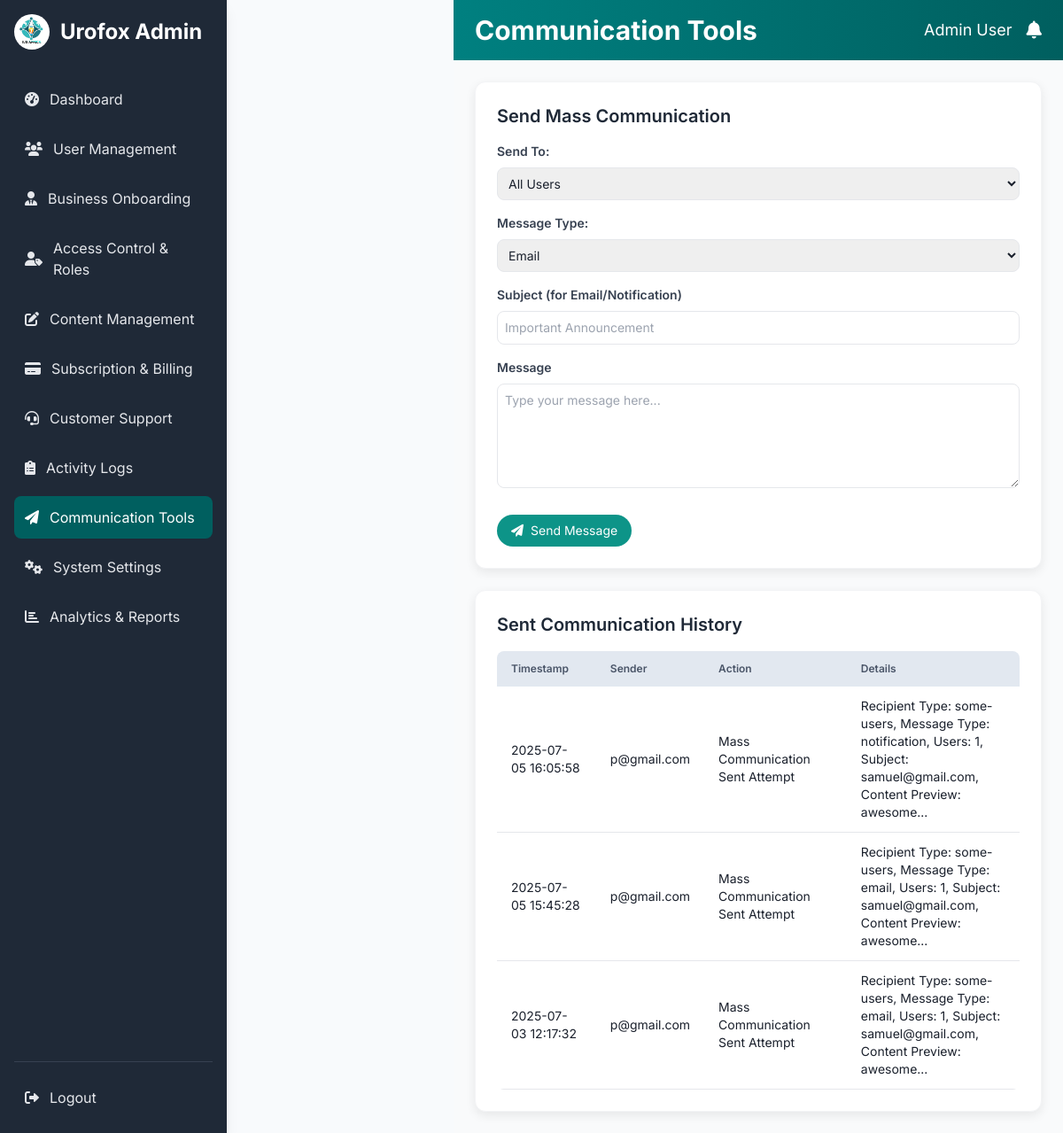
The app's page /admin/communication_tools (signed in) with its own data.
### app.py (models this page shows, shortened)
class ActivityLog(db.Model):
    id = db.Column(db.Integer, primary_key=True)
    user_id = db.Column(db.Integer, db.ForeignKey('user.id'), nullable=True)
    user_email = db.Column(db.String(120), nullable=True)
    action = db.Column(db.String(255), nullable=False)
    timestamp = db.Column(db.DateTime, default=datetime.utcnow)
    details = db.Column(db.Text, nullable=True)

### app.py (the view)
@app.route('/admin/communication_tools', methods=['GET'])
def admin_communication_tools():
    if 'admin_logged_in' not in session or not session['admin_logged_in']:
        flash('Please login to access this page.', 'error')
        return redirect(url_for('admin_login'))
    all_users = RegularUser.query.all()
    all_businesses = Business.query.all()
    sent_communications = ActivityLog.query.filter(
        ActivityLog.action.in_(['Mass Communication Sent Attempt', 'Notification Sent', 'Email Communication Sent'])
    ).order_by(ActivityLog.timestamp.desc()).all()
    return render_template('admin_communication.html',
                           all_users=all_users,
                           all_businesses=all_businesses,
                           sent_communications=sent_communications)

### templates/admin_communication.html (shortened to what this page needs)
<!DOCTYPE html>
<html lang="en">
<head>
    <script src="https://cdn.tailwindcss.com"></script>
    <link rel="stylesheet" href="https://cdnjs.cloudflare.com/ajax/libs/font-awesome/6.0.0-beta3/css/all.min.css">
</head>
<body class="antialiased flex h-screen overflow-hidden">
    <aside id="sidebar" class="w-64 bg-gray-800 text-white flex flex-col p-4 shadow-lg fixed inset-y-0 left-0 z-50 transform sidebar-mobile-closed md:relative md:translate-x-0 transition-all duration-300 ease-in-out">
        <div class="flex items-center mb-8">
            <img src="{{ url_for('static', filename='logo.jpg') }}" alt="Urofox Logo" class="w-10 h-10 rounded-full mr-3">
            <h2 class="text-2xl font-bold">Urofox Admin</h2>
        </div>
        <nav class="flex-grow overflow-y-auto">
            <ul>
                <li class="mb-2">
                    <a href="{{ url_for('admin_dashboard') }}" class="flex items-center p-3 rounded-lg text-gray-200 hover:bg-teal-700 transition-colors duration-200 sidebar-link">
                        <i class="fas fa-tachometer-alt mr-3"></i> Dashboard
                    </a>
                </li>
                <li class="mb-2">
                    <a href="{{ url_for('admin_user_details') }}" class="flex items-center p-3 rounded-lg text-gray-200 hover:bg-teal-700 transition-colors duration-200 sidebar-link">
                        <i class="fas fa-users mr-3"></i> User Management
                    </a>
                </li>
                <li class="mb-2">
                    <a href="{{ url_for('admin_onboarding') }}" class="flex items-center p-3 rounded-lg text-gray-200 hover:bg-teal-700 transition-colors duration-200 sidebar-link">
                        <i class="fas fa-user-tie mr-3"></i> Business Onboarding
                    </a>
                </li>
                <li class="mb-2">
                    <a href="#" class="flex items-center p-3 rounded-lg text-gray-200 hover:bg-teal-700 transition-colors duration-200 sidebar-link">
                        <i class="fas fa-user-tag mr-3"></i> Access Control & Roles
                    </a>
                </li>
                <li class="mb-2">
                    <a href="#" class="flex items-center p-3 rounded-lg text-gray-200 hover:bg-teal-700 transition-colors duration-200 sidebar-link">
                        <i class="fas fa-edit mr-3"></i> Content Management
                    </a>
                </li>
                <li class="mb-2">
                    <a href="#" class="flex items-center p-3 rounded-lg text-gray-200 hover:bg-teal-700 transition-colors duration-200 sidebar-link">
                        <i class="fas fa-credit-card mr-3"></i> Subscription & Billing
                    </a>
                </li>
                <li class="mb-2">
                    <a href="#" class="flex items-center p-3 rounded-lg text-gray-200 hover:bg-teal-700 transition-colors duration-200 sidebar-link">
                        <i class="fas fa-headset mr-3"></i> Customer Support
                    </a>
                </li>
                <li class="mb-2">
                    <a href="{{ url_for('admin_logs') }}" class="flex items-center p-3 rounded-lg text-gray-200 hover:bg-teal-700 transition-colors duration-200 sidebar-link">
                        <i class="fas fa-clipboard-list mr-3"></i> Activity Logs
                    </a>
                </li>
                <li class="mb-2">
                    <a href="{{ url_for('admin_communication_tools') }}" class="flex items-center p-3 rounded-lg text-gray-200 hover:bg-teal-700 transition-colors duration-200 sidebar-link active">
                        <i class="fas fa-paper-plane mr-3"></i> Communication Tools
                    </a>
                </li>
                <li class="mb-2">
                    <a href="#" class="flex items-center p-3 rounded-lg text-gray-200 hover:bg-teal-700 transition-colors duration-200 sidebar-link">
                        <i class="fas fa-cogs mr-3"></i> System Settings
                    </a>
                </li>
                <li class="mb-2">
                    <a href="#" class="flex items-center p-3 rounded-lg text-gray-200 hover:bg-teal-700 transition-colors duration-200 sidebar-link">
                        <i class="fas fa-chart-bar mr-3"></i> Analytics & Reports
                    </a>
                </li>
            </ul>
        </nav>
        <div class="mt-auto pt-4 border-t border-gray-700">
            <a href="{{ url_for('admin_logout') }}" class="flex items-center p-3 rounded-lg text-gray-200 hover:bg-teal-700 transition-colors duration-200">
                <i class="fas fa-sign-out-alt mr-3"></i> Logout
            </a>
        </div>
    </aside>
    <div class="flex-1 flex flex-col md:ml-64 overflow-hidden">
        <header class="header-gradient-bg text-white py-4 px-6 flex justify-between items-center shadow-md flex-shrink-0">
            <h1 class="text-xl md:text-3xl font-bold">Communication Tools</h1>
            <div class="flex items-center space-x-4">
                <span class="text-sm md:text-lg hidden md:inline">Admin User</span>
                <i class="fas fa-bell text-xl cursor-pointer hover:text-gray-200"></i>
            </div>
        </header>
        <main class="flex-1 overflow-y-auto p-4 md:p-6 bg-gray-50">
            <div class="bg-white p-4 md:p-6 rounded-xl card-shadow border border-gray-100 mb-6">
                <h3 class="text-xl font-semibold text-gray-800 mb-4">Send Mass Communication</h3>
                <form method="POST" action="{{ url_for('admin_send_communication') }}">
                    <div class="mb-4">
                        <label for="recipient-type" class="block text-gray-700 text-sm font-semibold mb-2">Send To:</label>
                        <select id="recipient-type" name="recipient_type" class="p-2 border rounded-lg w-full focus:outline-none focus:border-teal-500 text-sm">
                            <option value="all-users">All Users</option>
                        </select>
                    </div>
                    <div class="mb-4">
                        <label for="message-type" class="block text-gray-700 text-sm font-semibold mb-2">Message Type:</label>
                        <select id="message-type" name="message_type" class="p-2 border rounded-lg w-full focus:outline-none focus:border-teal-500 text-sm">
                            <option value="email">Email</option>
                        </select>
                    </div>
                    <div class="mb-4">
                        <label for="subject" class="block text-gray-700 text-sm font-semibold mb-2">Subject (for Email/Notification)</label>
                        <input type="text" id="subject" name="subject" placeholder="Important Announcement" class="p-2 border rounded-lg w-full focus:outline-none focus:border-teal-500 text-sm">
                    </div>
                    <div class="mb-6">
                        <label for="message" class="block text-gray-700 text-sm font-semibold mb-2">Message</label>
                        <textarea id="message" name="message_content" rows="5" placeholder="Type your message here..." class="p-2 border rounded-lg w-full focus:outline-none focus:border-teal-500 text-sm"></textarea>
                    </div>
                    <button type="submit" class="bg-teal-600 text-white py-2 px-4 rounded-full hover:bg-teal-700 transition-colors duration-300 flex items-center justify-center text-sm">
                        <i class="fas fa-paper-plane mr-2"></i> Send Message
                    </button>
                </form>
            </div>
            <div class="bg-white p-4 md:p-6 rounded-xl card-shadow border border-gray-100 mt-6">
                <h3 class="text-xl font-semibold text-gray-800 mb-4">Sent Communication History</h3>
                <div class="overflow-x-auto">
                    {% if sent_communications %}
                    <table class="min-w-full bg-white rounded-lg overflow-hidden">
                        <thead>
                            <tr class="table-header">
                                <th class="py-3 px-4 text-left text-xs font-semibold">Timestamp</th>
                                <th class="py-3 px-4 text-left text-xs font-semibold">Sender</th>
                                <th class="py-3 px-4 text-left text-xs font-semibold">Action</th>
                                <th class="py-3 px-4 text-left text-xs font-semibold">Details</th>
                            </tr>
                        </thead>
                        <tbody>
                            {% for log in sent_communications %}
                            <tr class="border-b border-gray-200 hover:bg-gray-50 table-responsive-row">
                                <td class="py-3 px-4 text-sm" data-label="Timestamp">{{ log.timestamp.strftime('%Y-%m-%d %H:%M:%S') }}</td>
                                <td class="py-3 px-4 text-sm" data-label="Sender">{{ log.user_email }}</td>
                                <td class="py-3 px-4 text-sm" data-label="Action">{{ log.action }}</td>
                                <td class="py-3 px-4 text-sm max-w-xs overflow-hidden text-ellipsis" data-label="Details">{{ log.details }}</td>
                            </tr>
                            {% endfor %}
                        </tbody>
                    </table>
                    {% else %}
                    <p class="text-center text-gray-600 py-4">No communication history found.</p>
                    {% endif %}
                </div>
            </div>
        </main>
    </div>
</body>
</html>

### templates/admin_communication.html (style rules this page uses)
body { font-family: 'Inter', sans-serif; background-color: #f8fafc; color: #1a202c; }
.header-gradient-bg { background: linear-gradient(to right, #008080, #005f5f); }
.sidebar-link.active { background-color: #005f5f; color: #ffffff; }
.card-shadow { box-shadow: 0 4px 12px rgba(0, 0, 0, 0.08); }
.table-header { background-color: #e2e8f0; color: #4a5568; }
.sidebar-mobile-closed { transform: translateX(-100%); opacity: 0; pointer-events: none; }
@media (min-width: 768px) { .sidebar-mobile-closed { transform: translateX(0%); opacity: 1; pointer-events: auto; } }

### records on screen
ActivityLog: timestamp "2025-07-05 16:05:58", user_email "p@gmail.com", action "Mass Communication Sent Attempt", details "Recipient Type: some-users, Message Type: notification, Users: 1, Subject: samuel@gmail.com, Content Preview: awesome..."
ActivityLog: timestamp "2025-07-05 15:45:28", user_email "p@gmail.com", action "Mass Communication Sent Attempt", details "Recipient Type: some-users, Message Type: email, Users: 1, Subject: samuel@gmail.com, Content Preview: awesome..."
ActivityLog: timestamp "2025-07-03 12:17:32", user_email "p@gmail.com", action "Mass Communication Sent Attempt", details "Recipient Type: some-users, Message Type: email, Users: 1, Subject: samuel@gmail.com, Content Preview: awesome..."
